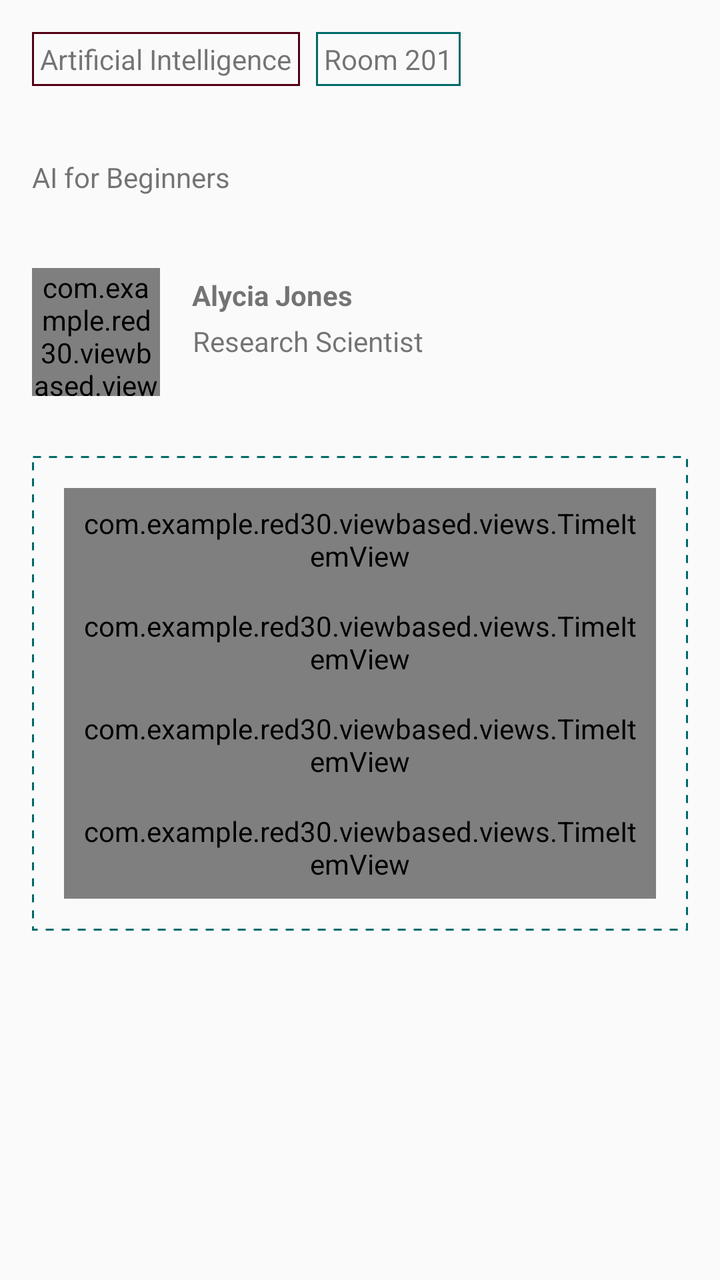
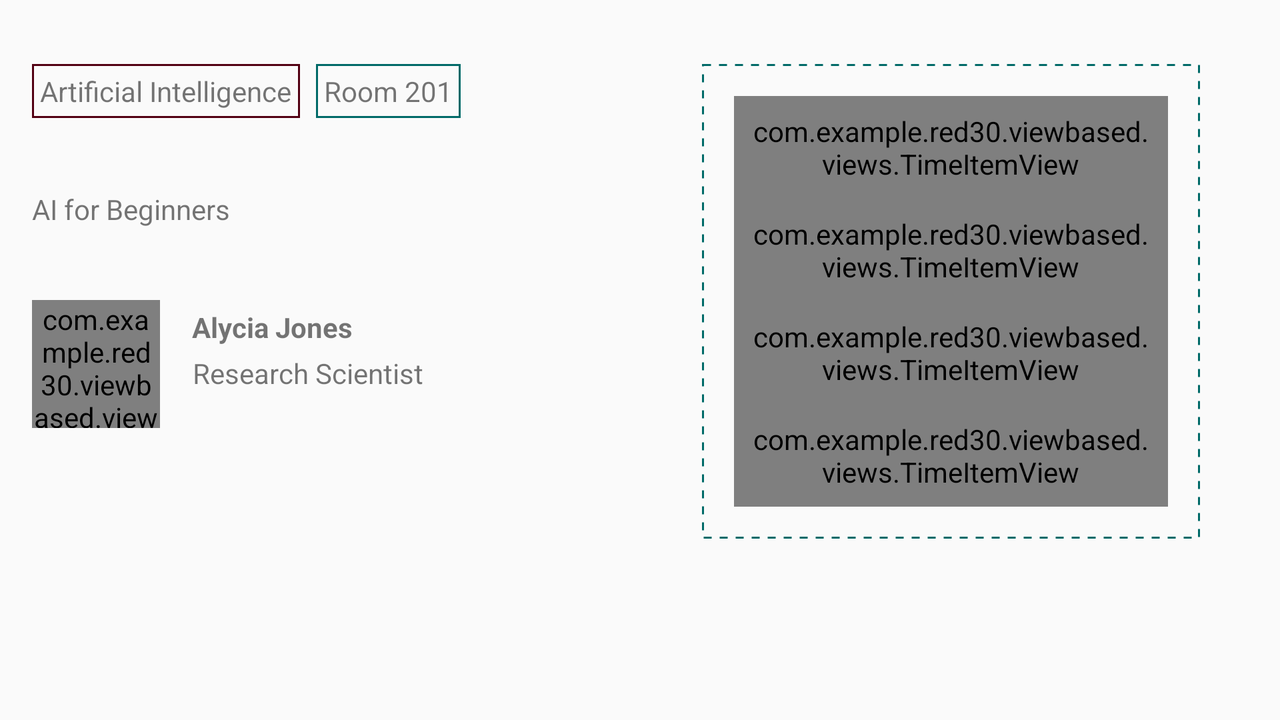

One screen, two layout resources from the same app: the default and the repository's alternative for another configuration. Each is rendered where Android would select it; the XML of both is given below.
<!-- AndroidManifest.xml: application theme Theme.Red30Tech -->
<!-- res/layout/fragment_session_detail.xml -->
<?xml version="1.0" encoding="utf-8"?>
<ScrollView xmlns:android="http://schemas.android.com/apk/res/android"
    xmlns:tools="http://schemas.android.com/tools"
    xmlns:app="http://schemas.android.com/apk/res-auto"
    android:layout_width="match_parent"
    android:layout_height="match_parent">

    <androidx.constraintlayout.widget.ConstraintLayout
        android:layout_width="match_parent"
        android:layout_height="wrap_content"
        android:padding="16dp"
        tools:context=".viewbased.sessions.SessionDetailFragment">

        <androidx.constraintlayout.helper.widget.Flow
            android:id="@+id/sessionTags"
            android:layout_width="0dp"
            android:layout_height="wrap_content"
            app:constraint_referenced_ids="track,roomName"
            app:flow_horizontalAlign="start"
            app:flow_horizontalBias="0"
            app:flow_horizontalGap="8dp"
            app:flow_verticalGap="8dp"
            app:flow_horizontalStyle="packed"
            app:flow_wrapMode="chain"
            app:layout_constraintStart_toStartOf="parent"
            app:layout_constraintTop_toTopOf="parent"
            app:layout_constraintEnd_toEndOf="parent" />

        <TextView
            android:id="@+id/track"
            style="?attr/textAppearanceBodyLarge"
            android:layout_width="wrap_content"
            android:layout_height="wrap_content"
            android:padding="4dp"
            android:background="@drawable/maroon_border"
            tools:ignore="MissingConstraints"
            tools:text="Artificial Intelligence" />

        <TextView
            android:id="@+id/roomName"
            style="?attr/textAppearanceBodyLarge"
            android:layout_width="wrap_content"
            android:layout_height="wrap_content"
            android:padding="4dp"
            android:background="@drawable/turquoise_border"
            tools:ignore="MissingConstraints"
            tools:text="Room 201" />

        <TextView
            android:id="@+id/name"
            style="?attr/textAppearanceHeadlineLarge"
            android:layout_width="0dp"
            android:layout_height="wrap_content"
            android:layout_marginTop="36dp"
            app:layout_constraintEnd_toEndOf="parent"
            app:layout_constraintStart_toStartOf="parent"
            app:layout_constraintTop_toBottomOf="@+id/sessionTags"
            tools:text="AI for Beginners" />

        <com.example.red30.viewbased.views.SpeakerImageView
            android:id="@+id/speakerImage"
            android:layout_width="64dp"
            android:layout_height="64dp"
            android:layout_marginTop="36dp"
            app:layout_constraintStart_toStartOf="parent"
            app:layout_constraintTop_toBottomOf="@+id/name" />

        <TextView
            android:id="@+id/speakerName"
            style="?attr/textAppearanceTitleMedium"
            android:layout_width="wrap_content"
            android:layout_height="0dp"
            android:layout_marginTop="4dp"
            android:layout_marginStart="16dp"
            android:textStyle="bold"
            android:gravity="center"
            app:layout_constraintStart_toEndOf="@id/speakerImage"
            app:layout_constraintTop_toTopOf="@id/speakerImage"
            tools:text="Alycia Jones" />

        <TextView
            android:id="@+id/speakerTitle"
            style="?attr/textAppearanceBodyLarge"
            android:layout_width="wrap_content"
            android:layout_height="0dp"
            android:layout_marginTop="4dp"
            android:gravity="center"
            app:layout_constraintStart_toStartOf="@id/speakerName"
            app:layout_constraintTop_toBottomOf="@id/speakerName"
            tools:text="Research Scientist" />

        <LinearLayout
            android:id="@+id/sessionTime"
            android:layout_width="match_parent"
            android:layout_height="wrap_content"
            android:layout_marginTop="30dp"
            android:padding="16dp"
            android:orientation="vertical"
            android:background="@drawable/dashed_turquoise_border"
            app:layout_constraintStart_toStartOf="@id/speakerImage"
            app:layout_constraintTop_toBottomOf="@id/speakerImage">

            <com.example.red30.viewbased.views.TimeItemView
                android:id="@+id/dayItem"
                android:padding="8dp"
                android:layout_width="match_parent"
                android:layout_height="wrap_content" />

            <com.example.red30.viewbased.views.TimeItemView
                android:id="@+id/startTime"
                android:padding="8dp"
                android:layout_width="match_parent"
                android:layout_height="wrap_content" />

            <com.example.red30.viewbased.views.TimeItemView
                android:id="@+id/endTime"
                android:padding="8dp"
                android:layout_width="match_parent"
                android:layout_height="wrap_content" />

            <com.example.red30.viewbased.views.TimeItemView
                android:id="@+id/duration"
                android:padding="8dp"
                android:layout_width="match_parent"
                android:layout_height="wrap_content" />
        </LinearLayout>

        <TextView
            android:id="@+id/description"
            style="@style/TextAppearance.Red30.BodyLarge"
            android:layout_width="0dp"
            android:layout_height="wrap_content"
            android:layout_marginTop="30dp"
            android:textSize="18sp"
            app:layout_constraintStart_toStartOf="@id/sessionTime"
            app:layout_constraintTop_toBottomOf="@id/sessionTime"
            app:layout_constraintEnd_toEndOf="parent"
            tools:text="@tools:sample/lorem/random" />
    </androidx.constraintlayout.widget.ConstraintLayout>
</ScrollView>
<!-- resources referenced by this layout -->
<resources>
  <!-- drawable dashed_turquoise_border (drawable) -->
  <?xml version="1.0" encoding="utf-8"?>
  <shape xmlns:android="http://schemas.android.com/apk/res/android" android:shape="rectangle" >
      <stroke
          android:width="1dp"
          android:dashGap="4dp"
          android:dashWidth="4dp"
          android:color="@color/md_theme_tertiary" />
  </shape>
  <!-- drawable maroon_border (drawable) -->
  <?xml version="1.0" encoding="utf-8"?>
  <shape xmlns:android="http://schemas.android.com/apk/res/android" android:shape="rectangle" >
      <stroke android:width="1dp" android:color="@color/md_theme_secondary"/>
  </shape>
  <!-- drawable turquoise_border (drawable) -->
  <?xml version="1.0" encoding="utf-8"?>
  <shape xmlns:android="http://schemas.android.com/apk/res/android" android:shape="rectangle" >
      <stroke android:width="1dp" android:color="@color/md_theme_tertiary"/>
  </shape>
  <style name="TextAppearance.Red30.BodyLarge" parent="TextAppearance.Material3.BodyLarge">
          <item name="fontFamily">@font/rufina</item>
          <item name="android:fontFamily">@font/rufina</item>
      </style>
  <style name="Theme.Red30Tech" parent="android:Theme.Material.Light.NoActionBar" />
  <color name="md_theme_tertiary">#006A68</color>
  <color name="md_theme_secondary">#520012</color>
</resources>
<!-- res/layout-w600dp/fragment_session_detail.xml (the repository's variant of the layout above) -->
<!-- drawn on the phone turned sideways -->
<?xml version="1.0" encoding="utf-8"?>
<ScrollView xmlns:android="http://schemas.android.com/apk/res/android"
    xmlns:tools="http://schemas.android.com/tools"
    xmlns:app="http://schemas.android.com/apk/res-auto"
    android:layout_width="match_parent"
    android:layout_height="match_parent"
    android:paddingTop="16dp">

    <androidx.constraintlayout.widget.ConstraintLayout
        android:layout_width="match_parent"
        android:layout_height="wrap_content"
        android:padding="16dp"
        tools:context=".viewbased.sessions.SessionDetailFragment">

        <androidx.constraintlayout.helper.widget.Flow
            android:id="@+id/sessionTags"
            android:layout_width="0dp"
            android:layout_height="wrap_content"
            app:constraint_referenced_ids="track,roomName"
            app:flow_horizontalAlign="start"
            app:flow_horizontalBias="0"
            app:flow_horizontalGap="8dp"
            app:flow_verticalGap="8dp"
            app:flow_horizontalStyle="packed"
            app:flow_wrapMode="chain"
            app:layout_constraintStart_toStartOf="parent"
            app:layout_constraintTop_toTopOf="parent" />

        <TextView
            android:id="@+id/track"
            style="?attr/textAppearanceBodyLarge"
            android:layout_width="wrap_content"
            android:layout_height="wrap_content"
            android:padding="4dp"
            android:background="@drawable/maroon_border"
            tools:ignore="MissingConstraints"
            tools:text="Artificial Intelligence" />

        <TextView
            android:id="@+id/roomName"
            style="?attr/textAppearanceBodyLarge"
            android:layout_width="wrap_content"
            android:layout_height="wrap_content"
            android:padding="4dp"
            android:background="@drawable/turquoise_border"
            tools:ignore="MissingConstraints"
            tools:text="Room 201" />

        <TextView
            android:id="@+id/name"
            style="?attr/textAppearanceHeadlineLarge"
            android:layout_width="0dp"
            android:layout_height="wrap_content"
            android:layout_marginTop="36dp"
            app:layout_constraintHorizontal_weight="1.25"
            app:layout_constraintEnd_toStartOf="@+id/sessionTime"
            app:layout_constraintStart_toStartOf="parent"
            app:layout_constraintTop_toBottomOf="@+id/sessionTags"
            tools:text="AI for Beginners" />

        <com.example.red30.viewbased.views.SpeakerImageView
            android:id="@+id/speakerImage"
            android:layout_width="64dp"
            android:layout_height="64dp"
            android:layout_marginTop="36dp"
            app:layout_constraintStart_toStartOf="parent"
            app:layout_constraintTop_toBottomOf="@+id/name" />

        <TextView
            android:id="@+id/speakerName"
            style="?attr/textAppearanceTitleMedium"
            android:layout_width="wrap_content"
            android:layout_height="0dp"
            android:layout_marginTop="4dp"
            android:layout_marginStart="16dp"
            android:textStyle="bold"
            android:gravity="center"
            app:layout_constraintStart_toEndOf="@id/speakerImage"
            app:layout_constraintTop_toTopOf="@id/speakerImage"
            tools:text="Alycia Jones" />

        <TextView
            android:id="@+id/speakerTitle"
            style="?attr/textAppearanceBodyLarge"
            android:layout_width="wrap_content"
            android:layout_height="0dp"
            android:layout_marginTop="4dp"
            android:gravity="center"
            app:layout_constraintStart_toStartOf="@id/speakerName"
            app:layout_constraintTop_toBottomOf="@id/speakerName"
            tools:text="Research Scientist" />

        <LinearLayout
            android:id="@+id/sessionTime"
            android:layout_width="0dp"
            android:layout_height="wrap_content"
            android:padding="16dp"
            android:layout_marginStart="24dp"
            android:layout_marginEnd="24dp"
            android:orientation="vertical"
            android:background="@drawable/dashed_turquoise_border"
            app:layout_constraintHorizontal_weight="1"
            app:layout_constraintStart_toEndOf="@id/name"
            app:layout_constraintEnd_toEndOf="parent"
            app:layout_constraintTop_toTopOf="parent">

            <com.example.red30.viewbased.views.TimeItemView
                android:id="@+id/dayItem"
                android:padding="8dp"
                android:layout_width="match_parent"
                android:layout_height="wrap_content" />

            <com.example.red30.viewbased.views.TimeItemView
                android:id="@+id/startTime"
                android:padding="8dp"
                android:layout_width="match_parent"
                android:layout_height="wrap_content" />

            <com.example.red30.viewbased.views.TimeItemView
                android:id="@+id/endTime"
                android:padding="8dp"
                android:layout_width="match_parent"
                android:layout_height="wrap_content" />

            <com.example.red30.viewbased.views.TimeItemView
                android:id="@+id/duration"
                android:padding="8dp"
                android:layout_width="match_parent"
                android:layout_height="wrap_content" />
        </LinearLayout>

        <TextView
            android:id="@+id/description"
            style="@style/TextAppearance.Red30.BodyLarge"
            android:layout_width="0dp"
            android:layout_height="wrap_content"
            android:layout_marginTop="30dp"
            android:layout_marginEnd="24dp"
            android:textSize="18sp"
            app:layout_constraintStart_toStartOf="@id/speakerImage"
            app:layout_constraintTop_toBottomOf="@id/speakerImage"
            app:layout_constraintEnd_toEndOf="parent"
            tools:text="@tools:sample/lorem/random" />
    </androidx.constraintlayout.widget.ConstraintLayout>
</ScrollView>
